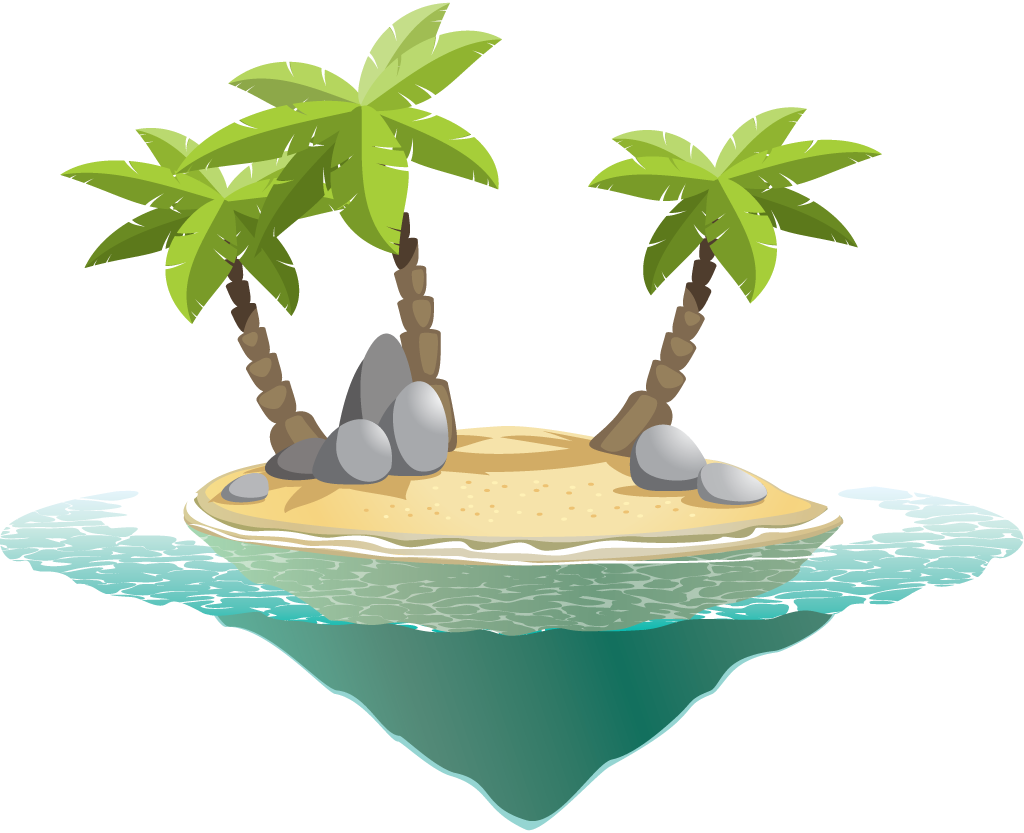
#> input picture Modulo4/librerias/isla.png, 1024 x 833 px
$ python ejercicio2.py
#> lines starting #> are read from the running program, lines starting #| are printed output that depends on the picture

import matplotlib.pyplot as plt
import matplotlib.image as mpimg

def cargar_imagen(image_path: str) -> list:
    # Convertir imagen a una lista.
    image = mpimg.imread(image_path).tolist()
    return image

def visualizar_imagen(image: list) -> None:
    plt.imshow(image)
    plt.show()

def convertir_negativo(image: list) -> list:
    alto = len(image)
    ancho = len(image[0])

    for i in range(alto):
        for j in range(ancho):
            pixel = image[i][j]
            for k in range(3):
                image[i][j][k] = abs(pixel[k] - 1)

    return image

image_path = input("Ingrese el nombre de la imagen: ")
#> the answer given: ../isla.png

image = cargar_imagen(image_path)
#> in cargar_imagen, `image = mpimg.imread(image_path).tolist()`: image = 833 items
#> image = 833 items
visualizar_imagen(image)
image_negativa = convertir_negativo(image)
#> in convertir_negativo, `alto = len(image)`: alto = 833
#> in convertir_negativo, `ancho = len(image[0])`: ancho = 1024
#> after the loop in convertir_negativo, `for i in range(alto):`: image = 833 items
#> image_negativa = 833 items
visualizar_imagen(image_negativa)
#> in visualizar_imagen (call 2), `plt.show()`:
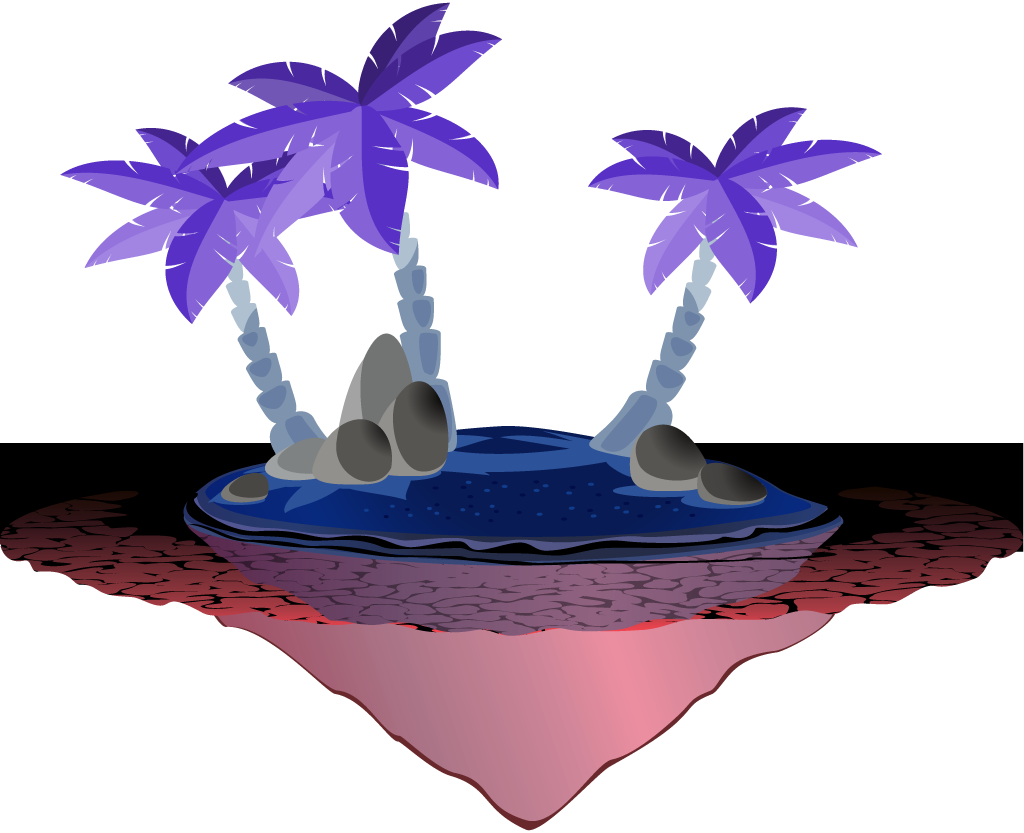
#> shown: shape (833, 1024, 4) float64; mean R, G, B, A 0.474, 0.432, 0.505, 0.399; transparent parts drawn white
